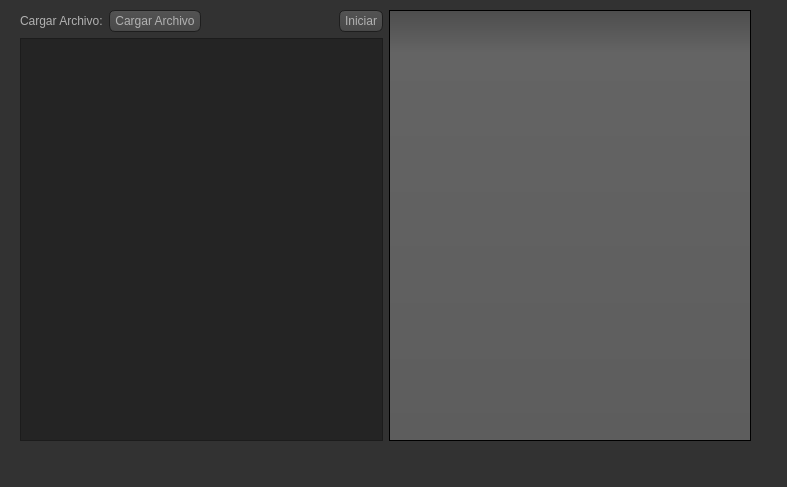
<?xml version="1.0" encoding="UTF-8"?>
<ui version="4.0">
 <class>MainWindow</class>
 <widget class="QMainWindow" name="MainWindow">
  <property name="geometry">
   <rect>
    <x>0</x>
    <y>0</y>
    <width>787</width>
    <height>487</height>
   </rect>
  </property>
  <property name="windowTitle">
   <string>MainWindow</string>
  </property>
  <property name="styleSheet">
   <string notr="true">QToolTip
{
     border: 1px solid black;
     background-color: #ffa02f;
     padding: 1px;
     border-radius: 3px;
     opacity: 100;
}

QWidget
{
    color: #b1b1b1;
    background-color: #323232;
}

QWidget:item:hover
{
    background-color: QLinearGradient( x1: 0, y1: 0, x2: 0, y2: 1, stop: 0 #ffa02f, stop: 1 #ca0619);
    color: #000000;
}

QWidget:item:selected
{
    background-color: QLinearGradient( x1: 0, y1: 0, x2: 0, y2: 1, stop: 0 #ffa02f, stop: 1 #d7801a);
}

QMenuBar::item
{
    background: transparent;
}

QMenuBar::item:selected
{
    background: transparent;
    border: 1px solid #ffaa00;
}

QMenuBar::item:pressed
{
    background: #444;
    border: 1px solid #000;
    background-color: QLinearGradient(
        x1:0, y1:0,
        x2:0, y2:1,
        stop:1 #212121,
        stop:0.4 #343434/*,
        stop:0.2 #343434,
        stop:0.1 #ffaa00*/
    );
    margin-bottom:-1px;
    padding-bottom:1px;
}

QMenu
{
    border: 1px solid #000;
}

QMenu::item
{
    padding: 2px 20px 2px 20px;
}

QMenu::item:selected
{
    color: #000000;
}

QWidget:disabled
{
    color: #404040;
    background-color: #323232;
}

QAbstractItemView
{
    background-color: QLinearGradient( x1: 0, y1: 0, x2: 0, y2: 1, stop: 0 #4d4d4d, stop: 0.1 #646464, stop: 1 #5d5d5d);
}

QWidget:focus
{
    /*border: 2px solid QLinearGradient( x1: 0, y1: 0, x2: 0, y2: 1, stop: 0 #ffa02f, stop: 1 #d7801a);*/
}

QLineEdit
{
    background-color: QLinearGradient( x1: 0, y1: 0, x2: 0, y2: 1, stop: 0 #4d4d4d, stop: 0 #646464, stop: 1 #5d5d5d);
    padding: 1px;
    border-style: solid;
    border: 1px solid #1e1e1e;
    border-radius: 5;
}

QPushButton
{
    color: #b1b1b1;
    background-color: QLinearGradient( x1: 0, y1: 0, x2: 0, y2: 1, stop: 0 #565656, stop: 0.1 #525252, stop: 0.5 #4e4e4e, stop: 0.9 #4a4a4a, stop: 1 #464646);
    border-width: 1px;
    border-color: #1e1e1e;
    border-style: solid;
    border-radius: 6;
    padding: 3px;
    font-size: 12px;
    padding-left: 5px;
    padding-right: 5px;
}

QPushButton:pressed
{
    background-color: QLinearGradient( x1: 0, y1: 0, x2: 0, y2: 1, stop: 0 #2d2d2d, stop: 0.1 #2b2b2b, stop: 0.5 #292929, stop: 0.9 #282828, stop: 1 #252525);
}

QComboBox
{
    selection-background-color: #ffaa00;
    background-color: QLinearGradient( x1: 0, y1: 0, x2: 0, y2: 1, stop: 0 #565656, stop: 0.1 #525252, stop: 0.5 #4e4e4e, stop: 0.9 #4a4a4a, stop: 1 #464646);
    border-style: solid;
    border: 1px solid #1e1e1e;
    border-radius: 5;
}

QComboBox:hover,QPushButton:hover
{
    border: 2px solid QLinearGradient( x1: 0, y1: 0, x2: 0, y2: 1, stop: 0 #ffa02f, stop: 1 #d7801a);
}


QComboBox:on
{
    padding-top: 3px;
    padding-left: 4px;
    background-color: QLinearGradient( x1: 0, y1: 0, x2: 0, y2: 1, stop: 0 #2d2d2d, stop: 0.1 #2b2b2b, stop: 0.5 #292929, stop: 0.9 #282828, stop: 1 #252525);
    selection-background-color: #ffaa00;
}

QComboBox QAbstractItemView
{
    border: 2px solid darkgray;
    selection-background-color: QLinearGradient( x1: 0, y1: 0, x2: 0, y2: 1, stop: 0 #ffa02f, stop: 1 #d7801a);
}

QComboBox::drop-down
{
     subcontrol-origin: padding;
     subcontrol-position: top right;
     width: 15px;

     border-left-width: 0px;
     border-left-color: darkgray;
     border-left-style: solid; /* just a single line */
     border-top-right-radius: 3px; /* same radius as the QComboBox */
     border-bottom-right-radius: 3px;
 }

QComboBox::down-arrow
{
     image: url(:/down_arrow.png);
}

QGroupBox:focus
{
border: 2px solid QLinearGradient( x1: 0, y1: 0, x2: 0, y2: 1, stop: 0 #ffa02f, stop: 1 #d7801a);
}

QTextEdit:focus
{
    border: 2px solid QLinearGradient( x1: 0, y1: 0, x2: 0, y2: 1, stop: 0 #ffa02f, stop: 1 #d7801a);
}

QScrollBar:horizontal {
     border: 1px solid #222222;
     background: QLinearGradient( x1: 0, y1: 0, x2: 0, y2: 1, stop: 0.0 #121212, stop: 0.2 #282828, stop: 1 #484848);
     height: 7px;
     margin: 0px 16px 0 16px;
}

QScrollBar::handle:horizontal
{
      background: QLinearGradient( x1: 0, y1: 0, x2: 1, y2: 0, stop: 0 #ffa02f, stop: 0.5 #d7801a, stop: 1 #ffa02f);
      min-height: 20px;
      border-radius: 2px;
}

QScrollBar::add-line:horizontal {
      border: 1px solid #1b1b19;
      border-radius: 2px;
      background: QLinearGradient( x1: 0, y1: 0, x2: 1, y2: 0, stop: 0 #ffa02f, stop: 1 #d7801a);
      width: 14px;
      subcontrol-position: right;
      subcontrol-origin: margin;
}

QScrollBar::sub-line:horizontal {
      border: 1px solid #1b1b19;
      border-radius: 2px;
      background: QLinearGradient( x1: 0, y1: 0, x2: 1, y2: 0, stop: 0 #ffa02f, stop: 1 #d7801a);
      width: 14px;
     subcontrol-position: left;
     subcontrol-origin: margin;
}

QScrollBar::right-arrow:horizontal, QScrollBar::left-arrow:horizontal
{
      border: 1px solid black;
      width: 1px;
      height: 1px;
      background: white;
}

QScrollBar::add-page:horizontal, QScrollBar::sub-page:horizontal
{
      background: none;
}

QScrollBar:vertical
{
      background: QLinearGradient( x1: 0, y1: 0, x2: 1, y2: 0, stop: 0.0 #121212, stop: 0.2 #282828, stop: 1 #484848);
      width: 7px;
      margin: 16px 0 16px 0;
      border: 1px solid #222222;
}

QScrollBar::handle:vertical
{
      background: QLinearGradient( x1: 0, y1: 0, x2: 0, y2: 1, stop: 0 #ffa02f, stop: 0.5 #d7801a, stop: 1 #ffa02f);
      min-height: 20px;
      border-radius: 2px;
}

QScrollBar::add-line:vertical
{
      border: 1px solid #1b1b19;
      border-radius: 2px;
      background: QLinearGradient( x1: 0, y1: 0, x2: 0, y2: 1, stop: 0 #ffa02f, stop: 1 #d7801a);
      height: 14px;
      subcontrol-position: bottom;
      subcontrol-origin: margin;
}

QScrollBar::sub-line:vertical
{
      border: 1px solid #1b1b19;
      border-radius: 2px;
      background: QLinearGradient( x1: 0, y1: 0, x2: 0, y2: 1, stop: 0 #d7801a, stop: 1 #ffa02f);
      height: 14px;
      subcontrol-position: top;
      subcontrol-origin: margin;
}

QScrollBar::up-arrow:vertical, QScrollBar::down-arrow:vertical
{
      border: 1px solid black;
      width: 1px;
      height: 1px;
      background: white;
}


QScrollBar::add-page:vertical, QScrollBar::sub-page:vertical
{
      background: none;
}

QTextEdit
{
    background-color: #242424;
}

QPlainTextEdit
{
    background-color: #242424;
}

QHeaderView::section
{
    background-color: QLinearGradient(x1:0, y1:0, x2:0, y2:1, stop:0 #616161, stop: 0.5 #505050, stop: 0.6 #434343, stop:1 #656565);
    color: white;
    padding-left: 4px;
    border: 1px solid #6c6c6c;
}

QCheckBox:disabled
{
color: #414141;
}

QDockWidget::title
{
    text-align: center;
    spacing: 3px; /* spacing between items in the tool bar */
    background-color: QLinearGradient(x1:0, y1:0, x2:0, y2:1, stop:0 #323232, stop: 0.5 #242424, stop:1 #323232);
}

QDockWidget::close-button, QDockWidget::float-button
{
    text-align: center;
    spacing: 1px; /* spacing between items in the tool bar */
    background-color: QLinearGradient(x1:0, y1:0, x2:0, y2:1, stop:0 #323232, stop: 0.5 #242424, stop:1 #323232);
}

QDockWidget::close-button:hover, QDockWidget::float-button:hover
{
    background: #242424;
}

QDockWidget::close-button:pressed, QDockWidget::float-button:pressed
{
    padding: 1px -1px -1px 1px;
}

QMainWindow::separator
{
    background-color: QLinearGradient(x1:0, y1:0, x2:0, y2:1, stop:0 #161616, stop: 0.5 #151515, stop: 0.6 #212121, stop:1 #343434);
    color: white;
    padding-left: 4px;
    border: 1px solid #4c4c4c;
    spacing: 3px; /* spacing between items in the tool bar */
}

QMainWindow::separator:hover
{

    background-color: QLinearGradient(x1:0, y1:0, x2:0, y2:1, stop:0 #d7801a, stop:0.5 #b56c17 stop:1 #ffa02f);
    color: white;
    padding-left: 4px;
    border: 1px solid #6c6c6c;
    spacing: 3px; /* spacing between items in the tool bar */
}

QToolBar::handle
{
     spacing: 3px; /* spacing between items in the tool bar */
     background: url(:/images/handle.png);
}

QMenu::separator
{
    height: 2px;
    background-color: QLinearGradient(x1:0, y1:0, x2:0, y2:1, stop:0 #161616, stop: 0.5 #151515, stop: 0.6 #212121, stop:1 #343434);
    color: white;
    padding-left: 4px;
    margin-left: 10px;
    margin-right: 5px;
}

QProgressBar
{
    border: 2px solid grey;
    border-radius: 5px;
    text-align: center;
}

QProgressBar::chunk
{
    background-color: #d7801a;
    width: 2.15px;
    margin: 0.5px;
}

QTabBar::tab {
    color: #b1b1b1;
    border: 1px solid #444;
    border-bottom-style: none;
    background-color: #323232;
    padding-left: 10px;
    padding-right: 10px;
    padding-top: 3px;
    padding-bottom: 2px;
    margin-right: -1px;
}

QTabWidget::pane {
    border: 1px solid #444;
    top: 1px;
}

QTabBar::tab:last
{
    margin-right: 0; /* the last selected tab has nothing to overlap with on the right */
    border-top-right-radius: 3px;
}

QTabBar::tab:first:!selected
{
 margin-left: 0px; /* the last selected tab has nothing to overlap with on the right */


    border-top-left-radius: 3px;
}

QTabBar::tab:!selected
{
    color: #b1b1b1;
    border-bottom-style: solid;
    margin-top: 3px;
    background-color: QLinearGradient(x1:0, y1:0, x2:0, y2:1, stop:1 #212121, stop:.4 #343434);
}

QTabBar::tab:selected
{
    border-top-left-radius: 3px;
    border-top-right-radius: 3px;
    margin-bottom: 0px;
}

QTabBar::tab:!selected:hover
{
    /*border-top: 2px solid #ffaa00;
    padding-bottom: 3px;*/
    border-top-left-radius: 3px;
    border-top-right-radius: 3px;
    background-color: QLinearGradient(x1:0, y1:0, x2:0, y2:1, stop:1 #212121, stop:0.4 #343434, stop:0.2 #343434, stop:0.1 #ffaa00);
}

QRadioButton::indicator:checked, QRadioButton::indicator:unchecked{
    color: #b1b1b1;
    background-color: #323232;
    border: 1px solid #b1b1b1;
    border-radius: 6px;
}

QRadioButton::indicator:checked
{
    background-color: qradialgradient(
        cx: 0.5, cy: 0.5,
        fx: 0.5, fy: 0.5,
        radius: 1.0,
        stop: 0.25 #ffaa00,
        stop: 0.3 #323232
    );
}

QCheckBox::indicator{
    color: #b1b1b1;
    background-color: #323232;
    border: 1px solid #b1b1b1;
    width: 9px;
    height: 9px;
}

QRadioButton::indicator
{
    border-radius: 6px;
}

QRadioButton::indicator:hover, QCheckBox::indicator:hover
{
    border: 1px solid #ffaa00;
}

QCheckBox::indicator:checked
{
    image:url(:/images/checkbox.png);
}

QCheckBox::indicator:disabled, QRadioButton::indicator:disabled
{
    border: 1px solid #444;
}</string>
  </property>
  <widget class="QWidget" name="centralwidget">
   <widget class="QWidget" name="horizontalLayoutWidget">
    <property name="geometry">
     <rect>
      <x>20</x>
      <y>10</y>
      <width>731</width>
      <height>431</height>
     </rect>
    </property>
    <layout class="QHBoxLayout" name="horizontalLayout_2">
     <item>
      <layout class="QVBoxLayout" name="verticalLayout">
       <item>
        <layout class="QHBoxLayout" name="horizontalLayout">
         <item>
          <widget class="QLabel" name="label">
           <property name="text">
            <string>Cargar Archivo:</string>
           </property>
          </widget>
         </item>
         <item>
          <widget class="QPushButton" name="pushButton_2">
           <property name="text">
            <string>Cargar Archivo</string>
           </property>
          </widget>
         </item>
         <item>
          <spacer name="horizontalSpacer">
           <property name="orientation">
            <enum>Qt::Horizontal</enum>
           </property>
           <property name="sizeHint" stdset="0">
            <size>
             <width>40</width>
             <height>20</height>
            </size>
           </property>
          </spacer>
         </item>
         <item>
          <widget class="QPushButton" name="pushButton">
           <property name="text">
            <string>Iniciar</string>
           </property>
          </widget>
         </item>
        </layout>
       </item>
       <item>
        <widget class="QPlainTextEdit" name="plainTextEdit"/>
       </item>
      </layout>
     </item>
     <item>
      <widget class="QTableView" name="tableView"/>
     </item>
    </layout>
   </widget>
  </widget>
  <widget class="QMenuBar" name="menubar">
   <property name="geometry">
    <rect>
     <x>0</x>
     <y>0</y>
     <width>787</width>
     <height>21</height>
    </rect>
   </property>
  </widget>
  <widget class="QStatusBar" name="statusbar"/>
 </widget>
 <resources/>
 <connections/>
</ui>
